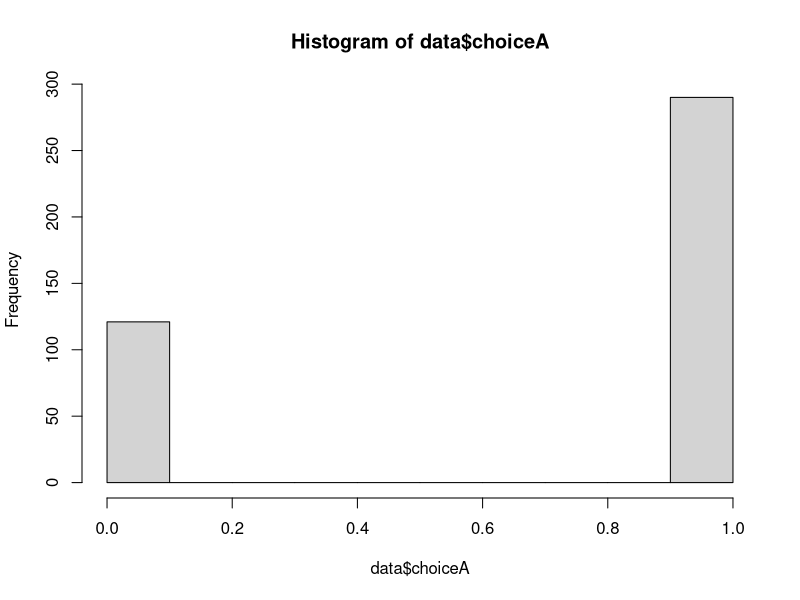
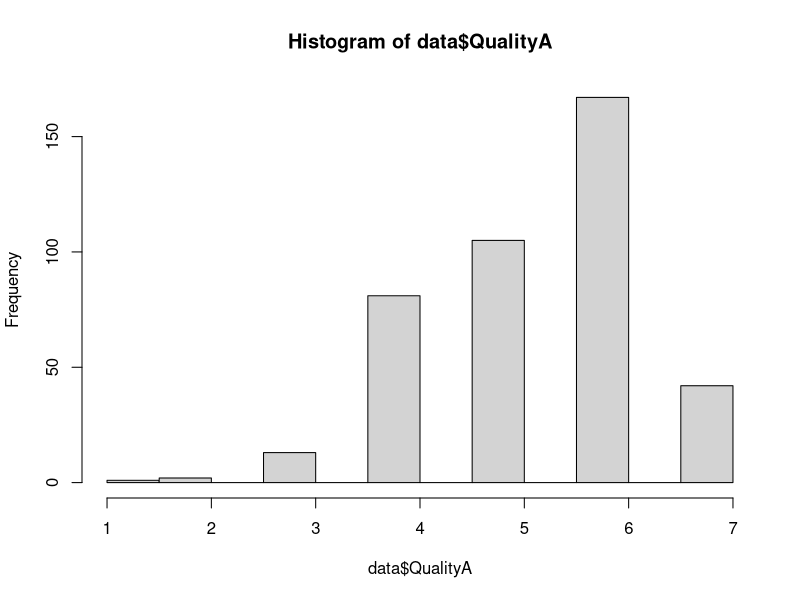
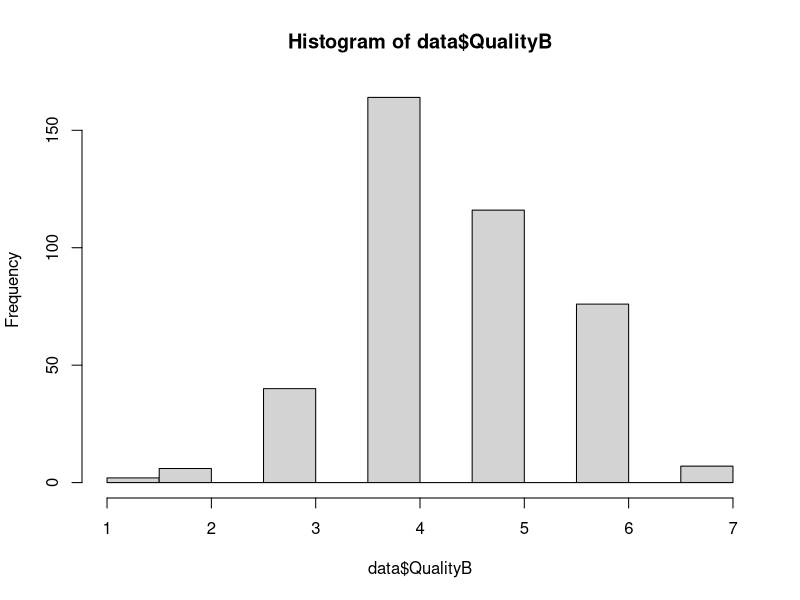

Write the R code that produced these figures, in order.
## ---- chunk 1
knitr::opts_chunk$set(echo = TRUE)
## ---- chunk 2
data <- read.csv("AI_support_cleaned.csv")
hist(data$choiceA)
hist(data$QualityA)
hist(data$QualityB)
